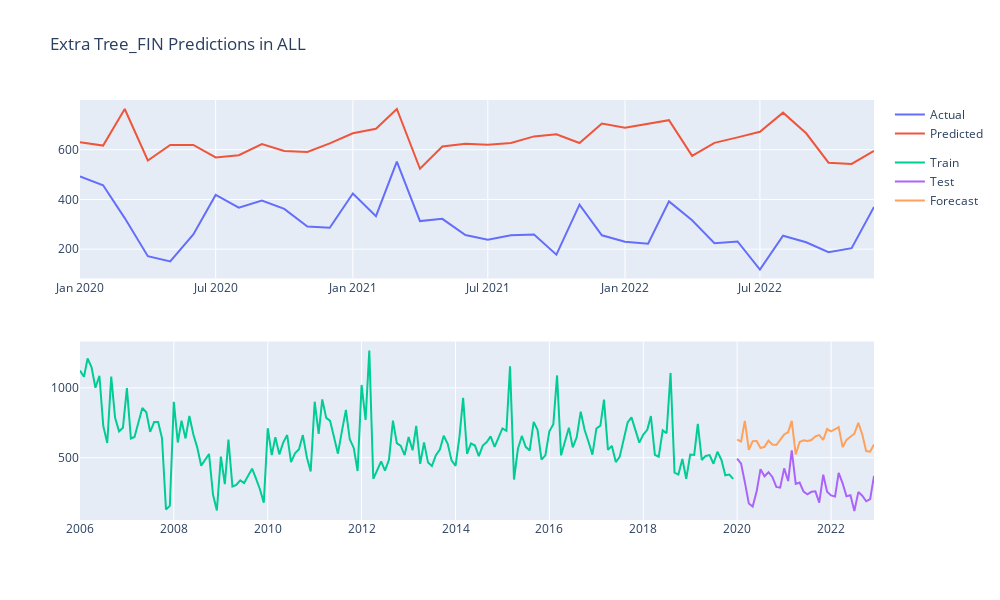
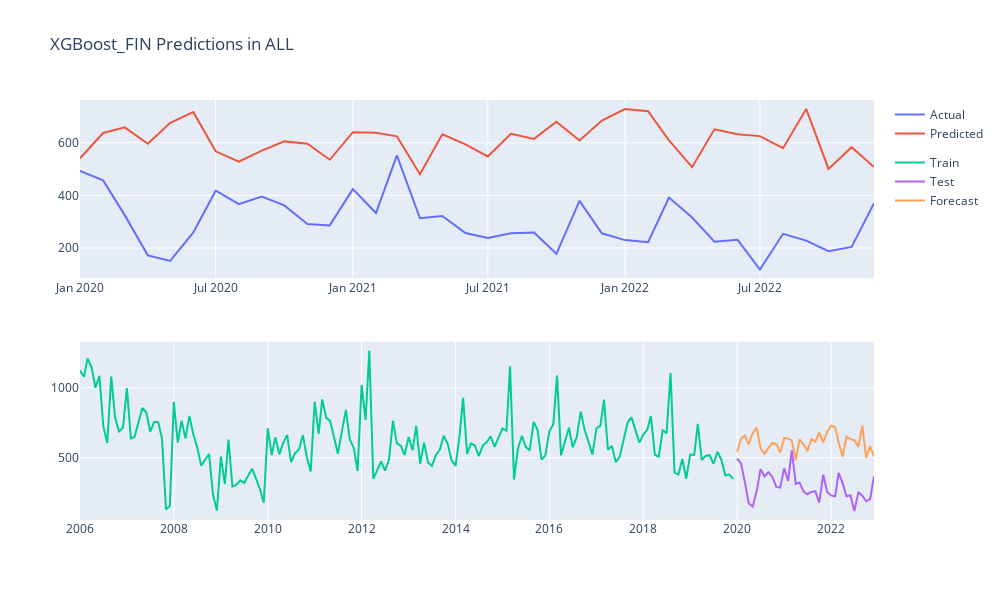
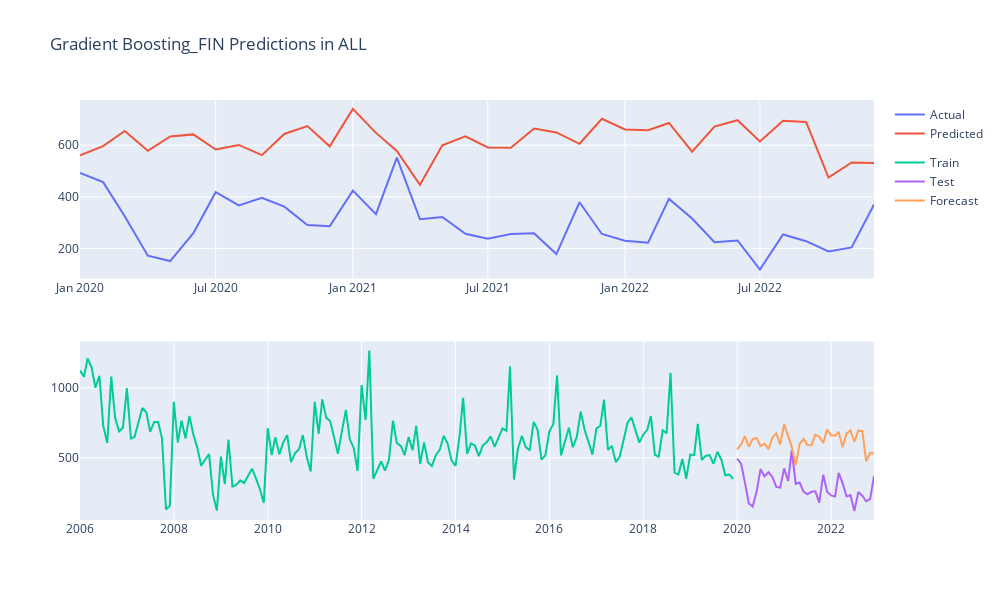
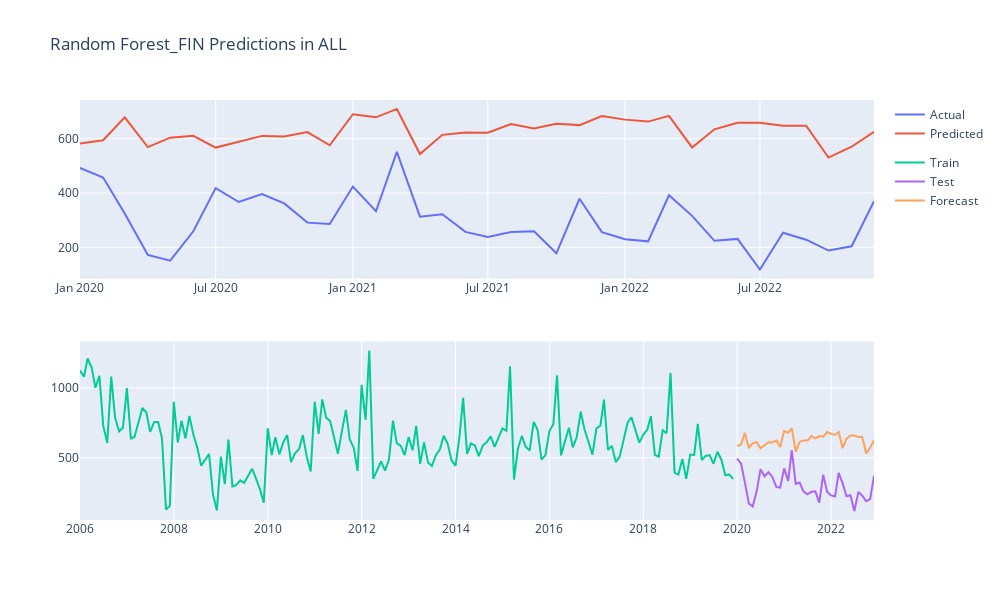

Notebook source saved alongside these figures, in order:
### Code cell
modelclasses = [
    ["Extra Tree", ExtraTreesRegressor],
    ["XGBoost", XGBRegressor],
    ["Gradient Boosting", GradientBoostingRegressor],
    ["Random Forest", RandomForestRegressor],
    ["Ada Boost", AdaBoostRegressor],
    ["LightGBM", LGBMRegressor],
    ["Decision Tree", DecisionTreeRegressor]
]

for dep_var in dep_vars:
    number_of_lags = 12

    for model_name, Model in modelclasses:            

        # Create forecaster
        forecaster = ForecasterAutoregMultiVariate(
                    regressor          = Model(),
                    level              = dep_var,
                    lags               = number_of_lags,
                    steps              = steps,
                    transformer_series = StandardScaler(),
                    transformer_exog   = None,
                    weight_func        = None
                )
    
        # Fit model
        forecaster.fit(series=train)
        
        # Predict
        preds = forecaster.predict(steps=steps)

        # Score
        scoring(model_name + '_' + dep_var, test[dep_var], preds[dep_var], True, True)
